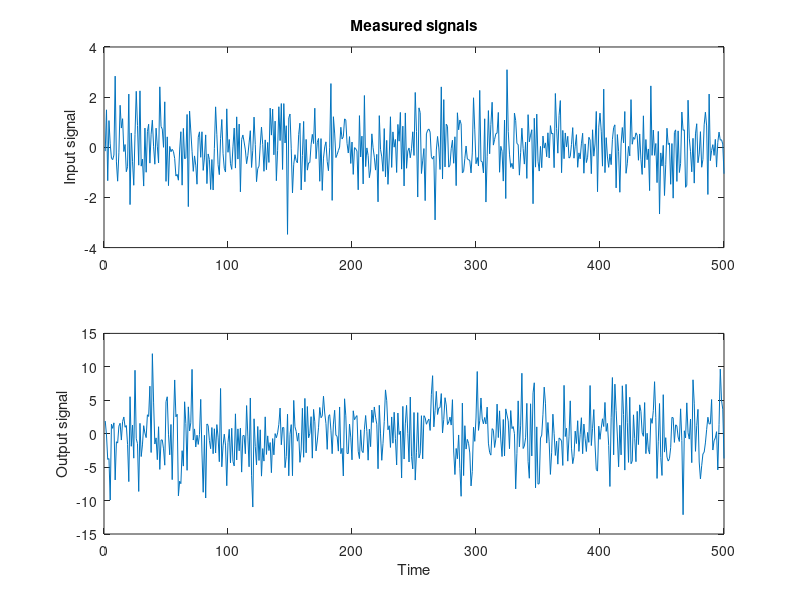
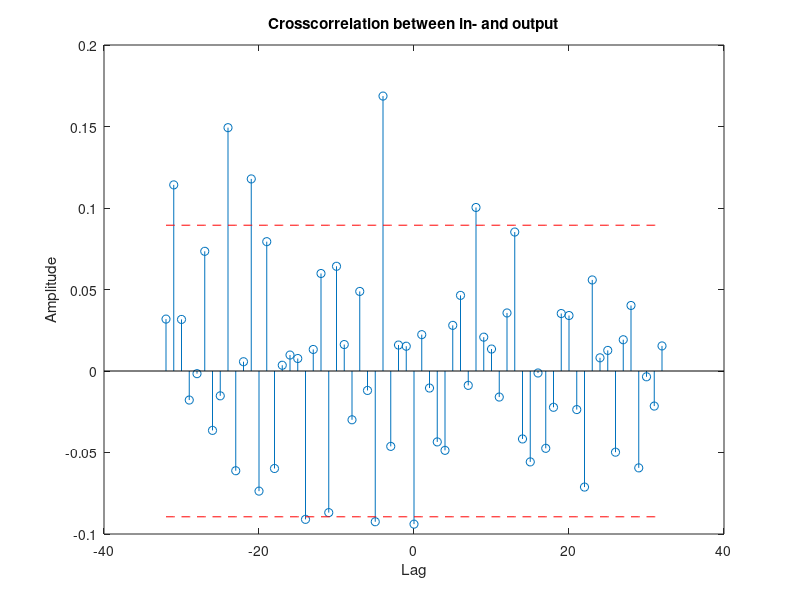

MATLAB code to generate these figures, in order: (Note: this script raises an error after producing the figures.)
clear
close all

addpath("../CourseMaterial/Code/data");
addpath("../CourseMaterial/Code/functions");

rng(0);

%%
rng(0);
n = 500; % Number of samples
A3 = [1 .5];
C3 = [1 - .3 .2];
w = sqrt (2) * randn(n + 100, 1);
x = filter(C3, A3, w); % Create the input
A1 = [1 - .65];
A2 = [1 .90 .78];
C = 1;
B = [0 0 0 0 .4];
e = sqrt (1.5) * randn(n + 100, 1);
y = filter(C, A1, e) + filter(B, A2, x); % Create the output
x = x (101:end);
y = y (101:end); % Omit initial samples
clear A1 A2 C B e w A3 C3

%% Examine the data.

noLags = 32;

figure;
subplot(211);
plot(x);
ylabel('Input signal')
title('Measured signals')
subplot(212);
plot(y);
ylabel('Output signal')
xlabel('Time')

figure
[Cxy, lags] = xcorr(x, y, noLags, 'coeff');
stem(lags, Cxy)
hold on
condInt = 2 * ones(1, length(lags)) ./ sqrt(length(y));
plot(lags, condInt, 'r--')
plot(lags, -condInt, 'r--')
hold off
xlabel('Lag')
ylabel('Amplitude')
title('Crosscorrelation between in- and output')

%% Construct model for input signal
ACFnPACFnNormplot(x, 32);

%% Test an AR1 first
ar_model_1 = estimateARMA(x, [1 1], [1], "AR1", 32)

%% Works ok, maybee remove something at lag 4
ar_model_4 = estimateARMA(x, [1 1 0 0 1], [1], "AR4", 32)

% the model choosen for x is an AR(1), since adding the 4:th component does
% not add significantly to them odel acuracy in our opinion.
% Data genererat med ARMA(1,2)

%%
arma_model = estimateARMA(x, [1 1], [1 1 1], "ARMA(1,2)", 32);

%% Pre-whiten y_t to create eps_t
w_t = filter(arma_model.A, arma_model.C, x);
w_t = w_t(length(arma_model.A):end);
eps_t = filter(arma_model.A, arma_model.C, y);
eps_t = eps_t(length(arma_model.A):end);

%%
M = 40;
figure
stem(-M:M, crosscorr(w_t, eps_t, M));
title(' Cross\_correlation\_function'), xlabel (' Lag ')
hold on
plot(-M:M, 2 / sqrt (n) * ones(1, 2 * M + 1), '--')
plot(-M:M, -2 / sqrt (n) * ones(1, 2 * M + 1), '--')
hold off

%% Approximated model order (4,2,0), create model and find the residual of x
% försiktig med initialvärden här, sätter vi bara 1:or så riskerar vi att
% kanske inte få nån lösning
d = 4; r = 2; s = 0;
A2 = [1 zeros(1, r)];
B = [zeros(1, d) ones(1, s + 1)];
Mi = idpoly([1], [B], [], [], [A2]);
z = iddata(y, x);
Mba2 = pem(z, Mi); present(Mba2)
etilde = resid(Mba2, z);

%% Plot CCF of x and e_tilde
CCF(x, etilde.OutputData, "(x vs. etilde)");

%% analyse e_tilde
ACFnPACFnNormplot(etilde.y, 32)

% e_tilde is not white and it should not be since the delay is 4, so we are
% expecting an MA(3), which is roughly what we have.

%% Now use the model to estimate e_tilde
% This is equvalent to what is done when etilde is formed with the
% resid-comand

e_tilde_2 = y - filter(Mba2.B, Mba2.F, x)

ACFnPACFnNormplot(e_tilde_2, 32)

%% Lets try to model e_tilde
etilde_ar_1 = estimateARMA(etilde.y, [1 1], [1], 'ar1\_etilde', 32)
present(etilde_ar_1)

% This model looks good :)

%% Create the complete model
A1 = [1 0];
A2 = A2;
B = B;
C = [1];
Mi = idpoly(1, B, C, A1, A2);
z = iddata (y, x);
MboxJ = pem(z, Mi);
present (MboxJ)
ehat = resid (MboxJ, z);

%% Analyse the model residual

% all parameters in the model are significant

% looks white
ACFnPACFnNormplot(ehat.y, 32);

% test if white, ok
checkIfNormal(ehat.y, '');
checkIfWhite(ehat.y);

% crosscorrelation between x and ehat, insignificant for low lags. some
% small significant componenets for relatively big lags, can probably be
% ignored.
CCF(x, ehat.y, 'x vs ehat')

%% 2.2 Hairdryer data
close all
clear all

ts = 0.08; % Sampling time [s]
load ('tork.dat')
tork = tork - repmat (mean(tork), length(tork), 1);
y = tork (:, 1);
x = tork (:, 2);
z = iddata (y, x);
plot (z(1:300))

%% Analyse input data and construct model for it

ACFnPACFnNormplot(x, 32)

%% Test an AR(1)

model_input_AR1 = estimateARMA(x, [1 1], [1], "AR(1) model of input", 32)
present(model_input_AR1)

% This model seams to work well, both ACF and PACF looks white

%% Pre-whiten y and x with the abowe model
[w_t, eps_t] = pre_white(model_input_AR1, x, y);

%% Look at cross correlation of pre-whitened x and y
CCF(w_t, eps_t, "cross correlation of w\_t and eps\_t")

% From the table in the book, first guess:
d = 2;
r = 2;
s = 2;

%% Create filter for input
[Mba2, etilde] = create_input_model(d, r, s, x, y);

%% create the ar-model
arx = 1;
etilde_ar_x = estimateARMA(etilde.y, [1 ones(1, arx)], [1], 'ar1\_etilde', 32)
present(etilde_ar_x)

%% create entire model
A1 = [1 zeros(1, etilde_ar_x.na)];
A2 = [1 zeros(1, Mba2.nf)];
B = [zeros(1, Mba2.nk) ones(1, Mba2.nb)];
C = [1 zeros(1, etilde_ar_x.nc)]; % ones or zeros here?
Mi = idpoly(1, B, C, A1, A2);
z = iddata (y, x);
MboxJ = pem(z, Mi);
present (MboxJ)
ehat = resid (MboxJ, z);

%% examine the model and find the delay
ACFnPACFnNormplot(ehat.y, 32);

checkIfNormal(ehat.y, '');
checkIfWhite(ehat.y);

CCF(x, ehat.y, 'x vs ehat')

% delay
display("delay seems to be " + d * ts)

%% 2.3
clear
close all

nolags = 32;

load svedala
y = svedala;
y_mean = 11.35;

%% Investigat one step prediction and check variance of noise
A = [1 -1.79 0.84];
C = [1 -0.18 -0.11];

e = filter(A, C, y);
e = e(4:end);
var(e)

k = 1;
[Fk, Gk] = polydiv(C, A, k);

filter_skip = 3;
yhat_k = myFilter(Gk, C, y, filter_skip);
ehat = y(filter_skip:end) - yhat_k;
figure
plot(ehat)

ACFnPACFnNormplot(ehat, nolags);

checkIfWhite(ehat);
var(ehat)

%% 3-step prediction
close all
clear 

load svedala
y = svedala;

k = 3;
var_e = 0.3754;
A = [1 -1.79 0.84];
C = [1 -0.18 -0.11];
k_step_prediction(k, A, C, y, var_e);

k = 26;
k_step_prediction(k, A, C, y, var_e);

%% 2.4
close all
clear

load sturup
load svedala

x = sturup;
y = svedala;

%% 2.4
A = [1 -1.49 0.57];
B = [0 0 0 0.28 -0.26];
C = [1];

k = 3;
 k = 26;

[Fk, Gk] = polydiv(C, A, k);

BF = conv(B, Fk);
[Fhat, Ghat] = polydiv(BF, C, k);

yhatk = filter(Ghat, C, x) + filter(Gk, C, y); % pred without F

yhatk2 = yhatk + filter(Fhat, 1, x); % pred with F

remove = max ([length(Fhat) length(Ghat) length(Gk)]);
yhatk2 = yhatk2(remove:end);
yhatk = yhatk(remove:end);
x_new = x(remove:end);
y_new = y(remove:end);

ehat = y(remove:end) - yhatk2;

figure
plot(y(remove:end))
hold on
plot(yhatk2)
legend("svedala", "prediction (with F)")

figure
plot(ehat)
title("error")

figure
plot(y(remove:end))
hold on
plot(yhatk)
legend("svedala", "prediction (without F)")

%% 2.5
close all
clear

load svedala

%% 2.5
close all

y = svedala;

S = 24; % guess it is 24h
AS = [1 zeros(1, S - 1) -1];

y = filter(AS, 1, y);
y = y(2:end);

% ACFnPACFnNormplot(y, 32);

A = [1 0 0]; B = []; C = [];
model_init = idpoly(A, B, C);
model_armax = pem(y, model_init);

figure
% resid(model_armax, y);
rarma = resid(model_armax, y);
% ACFnPACFnNormplot(rarma.OutputData, 32);

A = [1 0 0]; B = []; C = [1 zeros(1, 24)];
model_init = idpoly(A, B, C);
model_init.Structure.c.Free = [zeros(1, 24) 1];
model_armax = pem(y, model_init);
present(model_armax)

% figure
% resid(model_armax, y);
% rarma = resid(model_armax, y);

%% 2.4 prediction
close all
k = 26;
var_e = 0.3754;
k_step_prediction(k, model_armax.A, model_armax.C, y, var_e)
